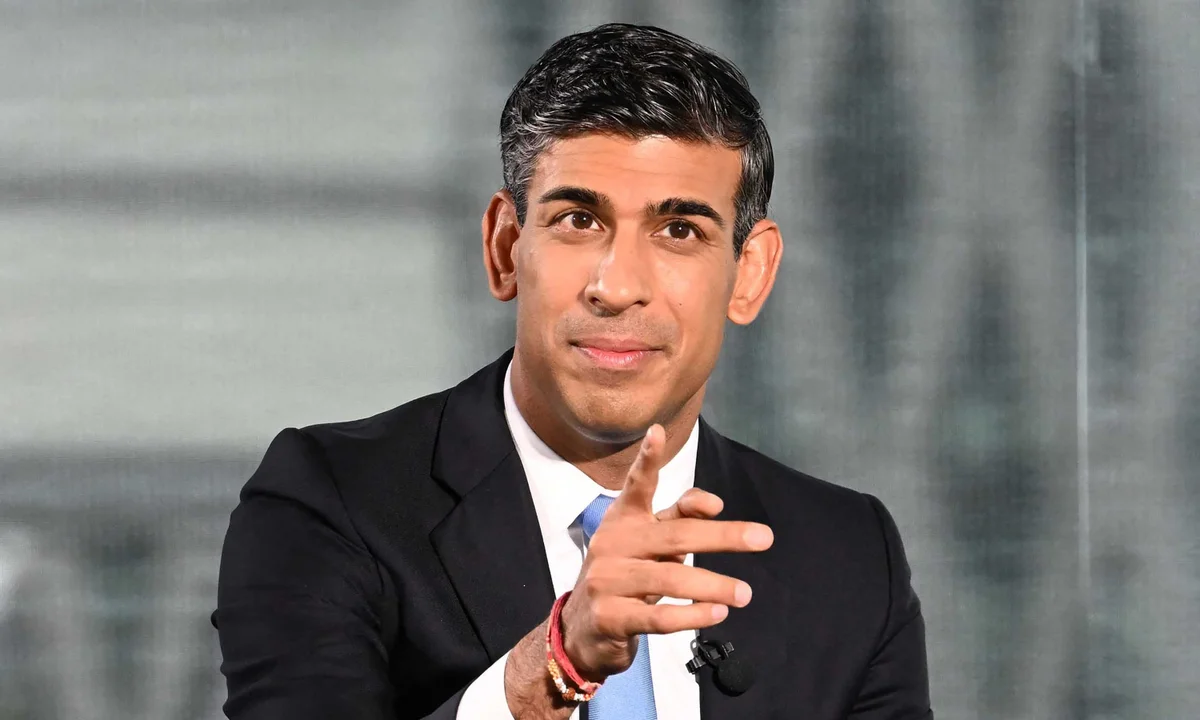
#> input picture test_images/3000.webp, 1200 x 720 px
$ python mediaguard.py test_images/3000.webp
#> lines starting #> are read from the running program, lines starting #| are printed output that depends on the picture
import cv2
import hashlib
from PIL import Image, ExifTags, ImageChops, ImageEnhance
import os
import sys
from datetime import datetime
import matplotlib.pyplot as plt

report_lines = []

def log(msg):
    print(msg)
    report_lines.append(msg)

def check_hash(image_path):
    try:
        with open(image_path, 'rb') as f:
            sha256 = hashlib.sha256(f.read()).hexdigest()
            log(f"🔐 SHA256: {sha256}")
    except Exception as e:
        log(f"❌ Hash error: {e}")

def check_metadata(image_path):
#> called with image_path = 'test_images/3000.webp'
    try:
        img = Image.open(image_path)
#> img is the input picture: PIL image 1200x720 RGB; mean R, G, B 123, 118.5, 114.9
        exif = img._getexif()
        if not exif:
            log("ℹ️ No EXIF metadata found.")
            return
        log("📸 EXIF Metadata:")
        for tag_id, value in exif.items():
            tag = ExifTags.TAGS.get(tag_id, tag_id)
            log(f"   {tag:25}: {value}")
    except Exception as e:
        log(f"❌ Metadata error: {e}")

def detect_faces(image_path):
#> called with image_path = 'test_images/3000.webp'
    try:
        img = cv2.imread(image_path)
#> img: shape (720, 1200, 3)
        if img is None:
            log(f"❌ OpenCV can't open image: {image_path}")
            return
        gray = cv2.cvtColor(img, cv2.COLOR_BGR2GRAY)
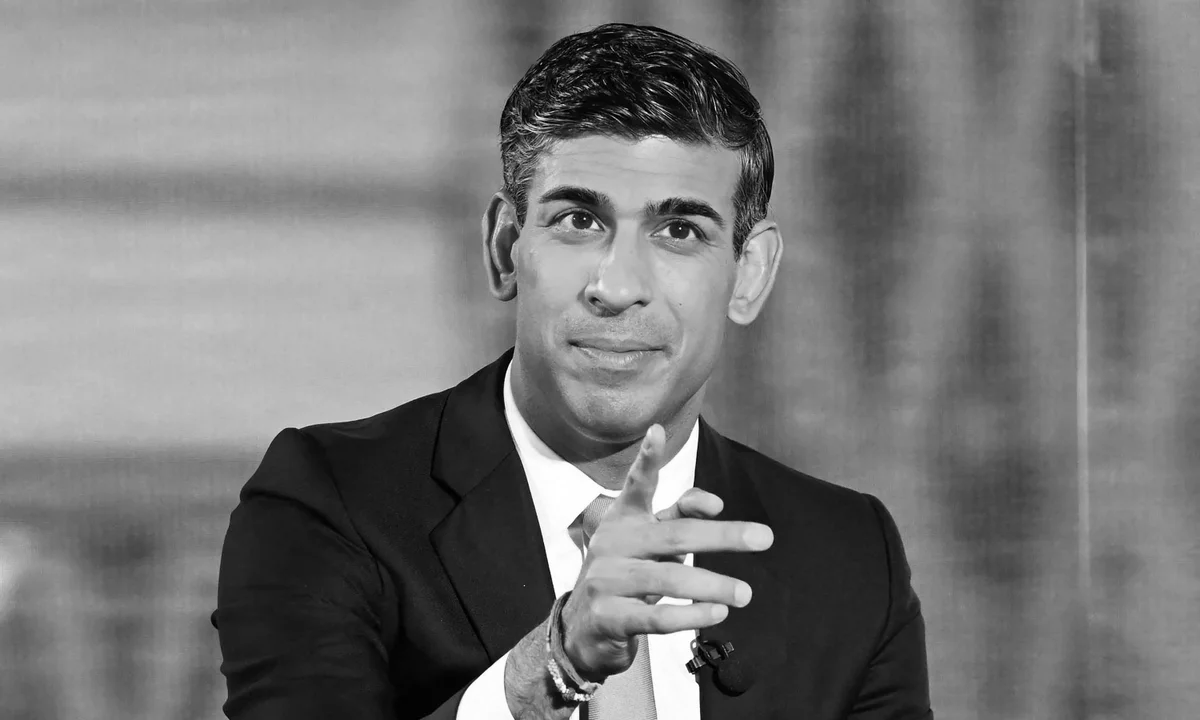
#> gray: shape (720, 1200); min 0, max 255, mean 119.4
        face_cascade = cv2.CascadeClassifier(cv2.data.haarcascades + "haarcascade_frontalface_default.xml")
        faces = face_cascade.detectMultiScale(gray, scaleFactor=1.1, minNeighbors=5)
#> faces = [[775, 4, 70, 70], [870, 356, 112, 112], [477, 105, 309, 309]]

        for (x, y, w, h) in faces:
            cv2.rectangle(img, (x, y), (x + w, y + h), (0, 255, 0), 2)
#> this loop made 3 passes
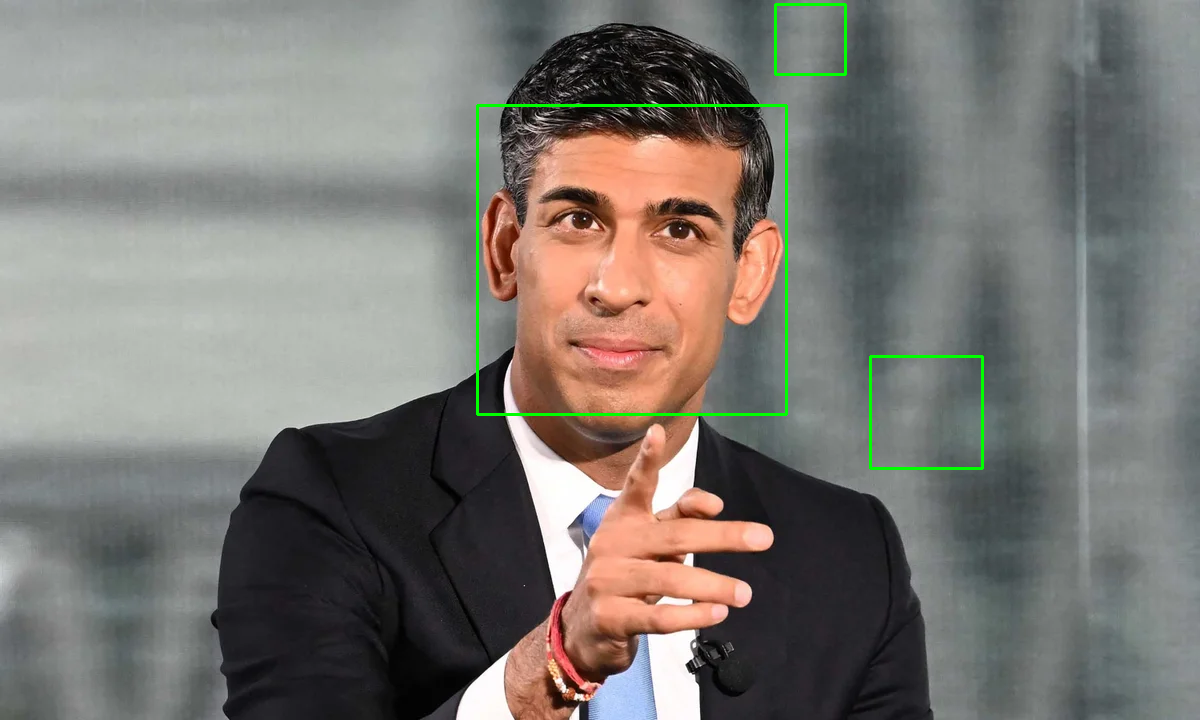
#> img: shape (720, 1200, 3); mean B, G, R 114.1, 119.5, 122.3

        log(f"🧠 Detected {len(faces)} face(s).")
        cv2.imshow("Face Detection", img)
        cv2.waitKey(0)
        cv2.destroyAllWindows()
    except Exception as e:
        log(f"❌ Face detection error: {e}")

def error_level_analysis(image_path, quality=95):
#> called with image_path = 'test_images/3000.webp', quality = 95
    try:
        log("🔍 Running Error Level Analysis (ELA)...")
        original = Image.open(image_path).convert('RGB')
        temp_path = "temp_ela.jpg"
        original.save(temp_path, 'JPEG', quality=quality)

        temp = Image.open(temp_path)
        ela_image = ImageChops.difference(original, temp)

        enhancer = ImageEnhance.Brightness(ela_image)
        ela_image = enhancer.enhance(30)
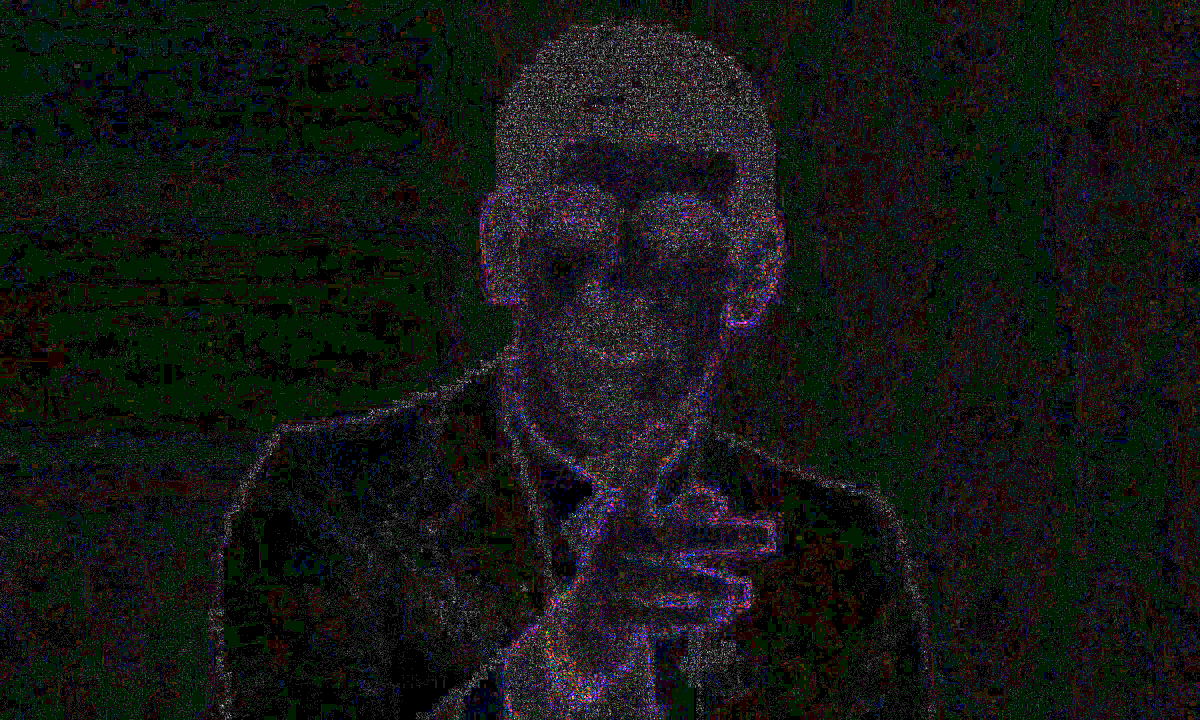
#> ela_image: PIL image 1200x720 RGB; mean R, G, B 20.4, 22.8, 20.3

        plt.imshow(ela_image)
        plt.title("🧪 Error Level Analysis (ELA)")
        plt.axis('off')
        plt.show()

        os.remove(temp_path)
        log("✅ ELA completed and displayed.")
    except Exception as e:
        log(f"❌ ELA error: {e}")

def detect_ai_generation(image_path):
#> called with image_path = 'test_images/3000.webp'
    try:
        log("🤖 Checking for AI-generation clues...")
        img = Image.open(image_path)
        width, height = img.size
#> width = 1200; height = 720

        suspicious = False
        if width == height and width in [512, 1024, 768]:
            log(f"⚠️ Resolution is {width}x{height} — common in AI images.")
            suspicious = True

        exif = img._getexif()
        if not exif:
            log("⚠️ No EXIF metadata — typical of AI-generated content.")
            suspicious = True
        else:
            for tag_id, value in exif.items():
                tag = ExifTags.TAGS.get(tag_id, tag_id)
                if isinstance(value, str) and any(x in value.lower() for x in ["diffusion", "midjourney", "dalle", "ai", "stability"]):
                    log(f"⚠️ AI clue in metadata: {tag}: {value}")
                    suspicious = True

        if not suspicious:
            log("✅ No strong AI-generation signs found.")
        else:
            log("🧠 ⚠️ Possible AI-generated image detected.")

    except Exception as e:
        log(f"❌ AI detection error: {e}")

def save_report(image_path):
#> called with image_path = 'test_images/3000.webp'
    timestamp = datetime.now().strftime("%Y-%m-%d %H:%M:%S")
    filename = os.path.basename(image_path)
    with open("MediaGuard_Report.txt", "a") as report:
        report.write(f"\n=== MediaGuard Report ===\n")
        report.write(f"🕒 Timestamp: {timestamp}\n")
        report.write(f"🖼️ Image: {filename}\n")
        report.write("-------------------------\n")
        for line in report_lines:
            report.write(line + "\n")
        report.write("\n=========================\n\n")
    print(f"\n📄 Report saved to MediaGuard_Report.txt")

if __name__ == "__main__":
    if len(sys.argv) != 2:
        print("Usage: python mediaguard.py <image_path>")
        sys.exit(1)

    image_path = sys.argv[1]
    if not os.path.exists(image_path):
        print("❌ File not found:", image_path)
        sys.exit(1)

    print(f"\n🛡️ MediaGuard Analysis for: {image_path}\n")
    log(f"Analyzing: {image_path}")
    check_hash(image_path)
    log("\n------------------------")
    check_metadata(image_path)
    log("\n------------------------")
    detect_faces(image_path)
    log("\n------------------------")
    error_level_analysis(image_path)
    log("\n------------------------")
    detect_ai_generation(image_path)
    save_report(image_path)
